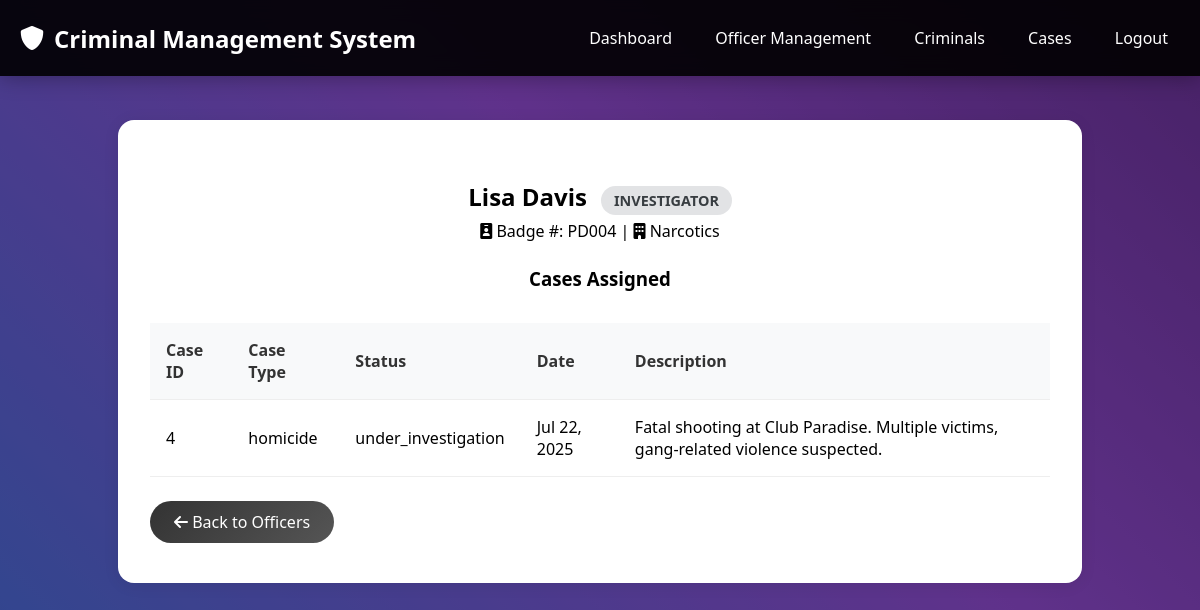
Page /modules/officers/officer_cases.php?id=5 (signed in) on the earlier database version.
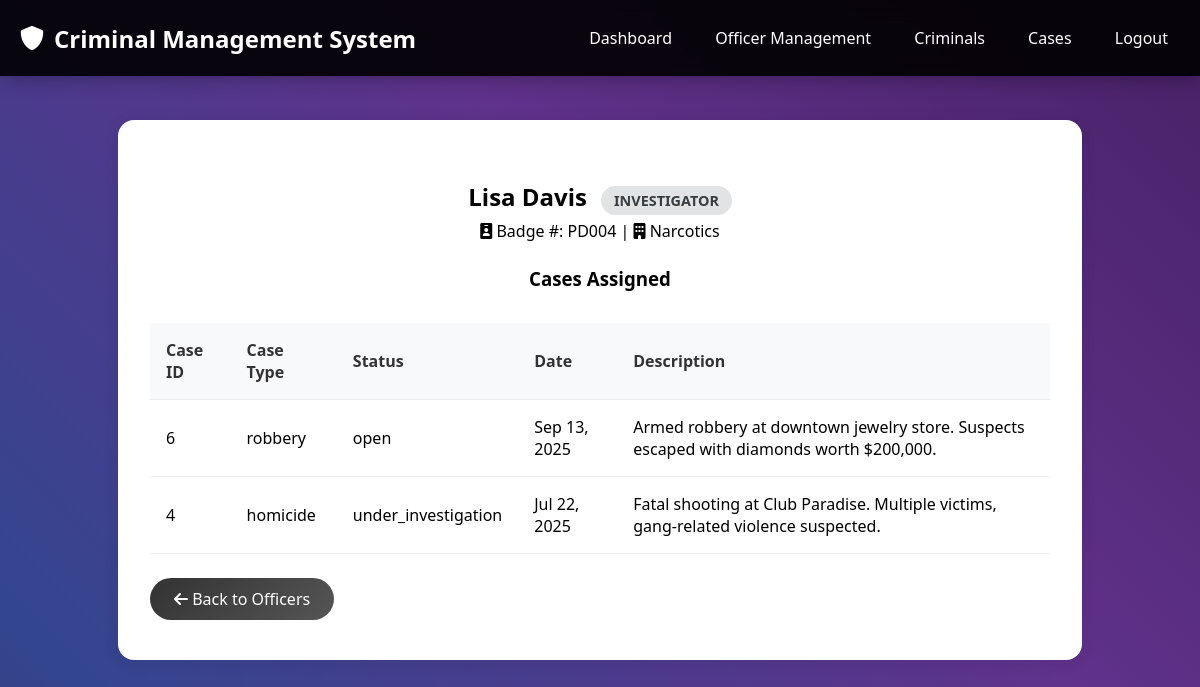
Same page on the later database version.
### tables this page shows
CREATE TABLE `cases` (
  `id` int(11) NOT NULL,
  `case_number` varchar(50) NOT NULL,
  `title` varchar(200) NOT NULL,
  `description` text NOT NULL,
  `case_type` enum('homicide','robbery','assault','drug_trafficking','fraud','burglary','theft','domestic_violence','sexual_assault','other') NOT NULL,
  `priority` enum('low','medium','high','urgent') DEFAULT 'medium',
  `status` enum('open','under_investigation','pending_trial','closed','cold_case') DEFAULT 'open',
  `location` varchar(200) NOT NULL,
  `incident_date` datetime NOT NULL,
  `reported_date` datetime NOT NULL,
  `assigned_officer` int(11) DEFAULT NULL,
  `lead_investigator` int(11) DEFAULT NULL,
  `estimated_value` decimal(12,2) DEFAULT 0.00,
  `created_by` int(11) NOT NULL,
  `created_at` timestamp NOT NULL DEFAULT current_timestamp(),
  `updated_at` timestamp NOT NULL DEFAULT current_timestamp() ON UPDATE current_timestamp(),
  `closed_at` timestamp NULL DEFAULT NULL
);

### modules/officers/officer_cases.php (the view, shortened to what this page needs)
<?php
$servername = "localhost";
$username = "root";
$password = "";
$dbname = "criminal_management";
try {
    $conn = new PDO("mysql:host=$servername;dbname=$dbname", $username, $password);
    $conn->setAttribute(PDO::ATTR_ERRMODE, PDO::ERRMODE_EXCEPTION);
} catch(PDOException $e) {
    die("Connection failed: " . $e->getMessage());
}
$officer = null;
$cases = [];
$error = '';
if (isset($_GET['id']) && is_numeric($_GET['id'])) {
    $stmt = $conn->prepare("SELECT * FROM users WHERE id = ? AND role IN ('officer', 'investigator')");
    $stmt->execute([$_GET['id']]);
    $officer = $stmt->fetch(PDO::FETCH_ASSOC);
    if ($officer) {
        $case_stmt = $conn->prepare("SELECT * FROM cases WHERE assigned_officer = ? OR lead_investigator = ? ORDER BY created_at DESC");
        $case_stmt->execute([$officer['id'], $officer['id']]);
        $cases = $case_stmt->fetchAll(PDO::FETCH_ASSOC);
    } else {
        $error = "Officer not found.";
    }
} else {
    $error = "Invalid officer ID.";
}
?>
<!DOCTYPE html>
<html lang="en">
<head>
    <link href="https://cdnjs.cloudflare.com/ajax/libs/font-awesome/6.0.0/css/all.min.css" rel="stylesheet">
</head>
<body>
    <div class="background-container">
    </div>
    <nav class="navbar">
        <div class="nav-content">
            <a href="dashboard.php" class="logo">
                <i class="fas fa-shield-alt"></i>
                Criminal Management System
            </a>
            <ul class="nav-links">
                <li><a href="dashboard.php">Dashboard</a></li>
                <li><a href="officer_management.php">Officer Management</a></li>
                <li><a href="criminal_management.php">Criminals</a></li>
                <li><a href="case_management.php">Cases</a></li>
                <li><a href="logout.php">Logout</a></li>
            </ul>
        </div>
    </nav>
    <div class="container">
        <?php if ($error): ?>
            <div class="no-cases"><strong><?php echo $error; ?></strong></div>
        <?php elseif ($officer): ?>
            <div class="officer-header">
                <h2><?php echo htmlspecialchars($officer['fullname']); ?> <span class="role-badge <?php echo 'role-' . $officer['role']; ?>"><?php echo ucfirst($officer['role']); ?></span></h2>
                <div><i class="fas fa-id-badge"></i> Badge #: <?php echo htmlspecialchars($officer['badge_number']); ?> | <i class="fas fa-building"></i> <?php echo htmlspecialchars($officer['department']); ?></div>
            </div>
            <div class="section-title">
                <h3>Cases Assigned</h3>
            </div>
            <?php if (count($cases) > 0): ?>
                <table class="cases-table">
                    <thead>
                        <tr>
                            <th>Case ID</th>
                            <th>Case Type</th>
                            <th>Status</th>
                            <th>Date</th>
                            <th>Description</th>
                        </tr>
                    </thead>
                    <tbody>
                        <?php foreach ($cases as $case): ?>
                        <tr>
                            <td><?php echo htmlspecialchars($case['id']); ?></td>
                            <td><?php echo htmlspecialchars($case['case_type']); ?></td>
                            <td><?php echo htmlspecialchars($case['status']); ?></td>
                            <td><?php echo date('M j, Y', strtotime($case['created_at'])); ?></td>
                            <td><?php echo htmlspecialchars($case['description']); ?></td>
                        </tr>
                        <?php endforeach; ?>
                    </tbody>
                </table>
            <?php else: ?>
                <div class="no-cases">No cases assigned to this officer.</div>
            <?php endif; ?>
            <a href="officer_management.php" class="back-btn"><i class="fas fa-arrow-left"></i> Back to Officers</a>
        <?php endif; ?>
    </div>
</body>
</html>

Differences in the rows shown:
added cases: id "6", case_type "robbery", status "open", created_at "Sep 13, 2025", description "Armed robbery at downtown jewelry store. Suspects escaped with diamonds worth $200,000."
